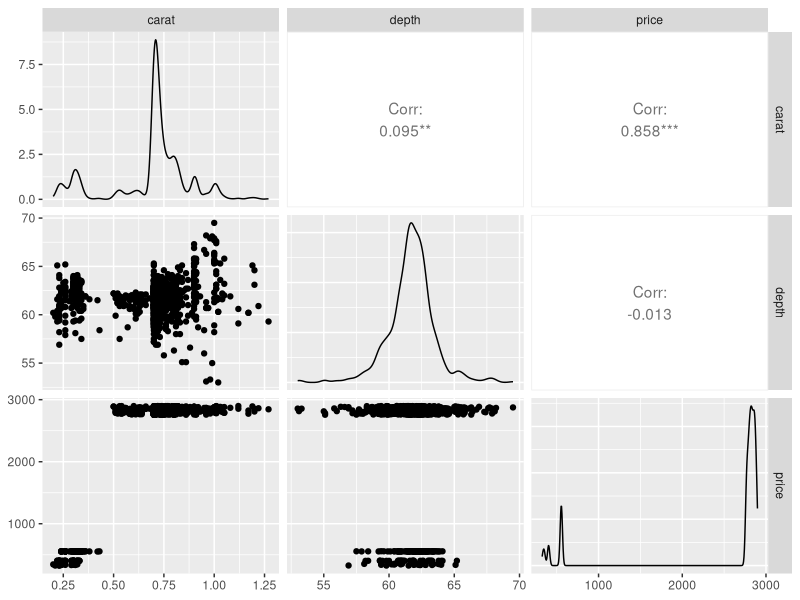
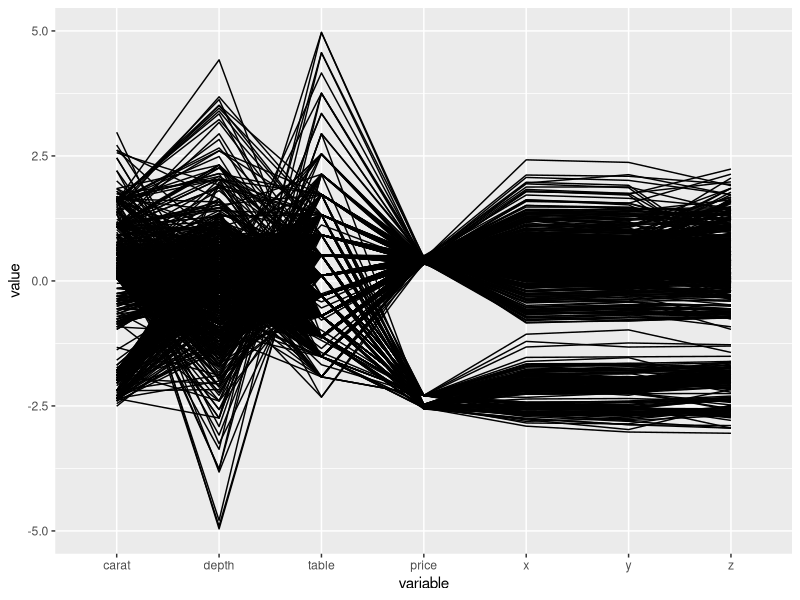

Here is the R script that generated these plots, in order:
library(GGally)
library(ggplot2)
library(dplyr)

rm(list=ls())
myDiamonds <- diamonds[1:1000,]
scatDat <- select(myDiamonds, carat, depth, price)

# Scatterplot matrix
ggpairs(scatDat)

# Parallel coordinate plot
ggparcoord(data = myDiamonds, columns = c(1, 5:10))
